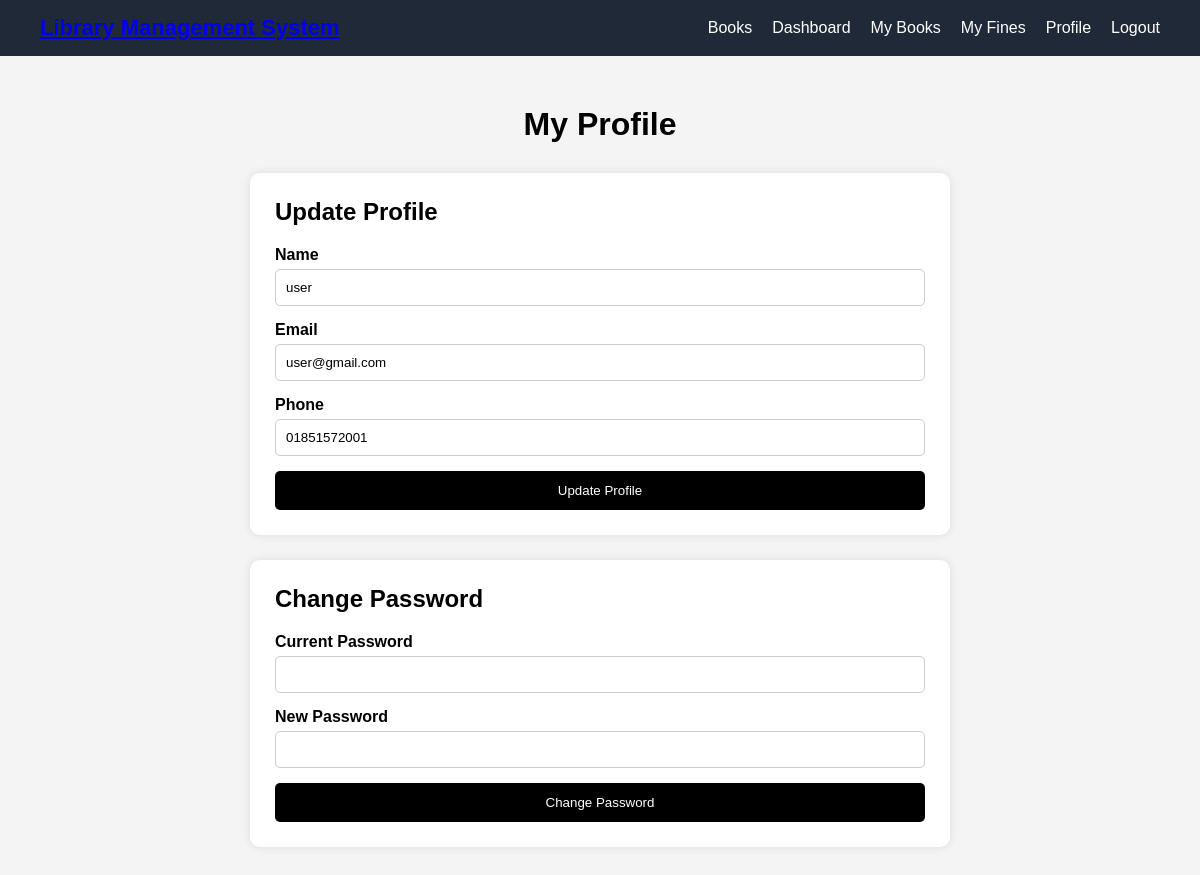
The page /Project/profile (signed in) on the database its author committed.
### tables this page shows
CREATE TABLE `members` (
  `id` int(11) NOT NULL,
  `name` varchar(100) NOT NULL,
  `email` varchar(100) NOT NULL,
  `password_hash` varchar(255) NOT NULL,
  `phone` varchar(20) NOT NULL,
  `role` enum('member','librarian','admin') DEFAULT 'member',
  `created_at` timestamp NOT NULL DEFAULT current_timestamp()
);

### Project/controllers/ProfileController.php (called while the page is built, shortened)
<?php
require_once __DIR__ .
'/../models/Member.php';
class ProfileController
{
   public function profile()
{
    $memberModel = new Member();
    $member =
        $memberModel->findById(
            $_SESSION['member_id']
        );
    require_once __DIR__ .
    '/../views/profile/profile.php';
}
}

### Project/index.php (called while the page is built, shortened)
<?php
$router = new Router();
$router->dispatch();

### Project/config/database.php (called while the page is built)
<?php
class Database
{
    private $host = "localhost";
    private $dbname = "library_management_system";
    private $username = "root";
    private $password = "";
    public function connect()
    {
        try {
            $conn = new PDO(
                "mysql:host={$this->host};dbname={$this->dbname}",
                $this->username,
                $this->password
            );
            $conn->setAttribute(PDO::ATTR_ERRMODE, PDO::ERRMODE_EXCEPTION);
            return $conn;
        } catch(PDOException $e) {
            die("Database Connection Failed : " . $e->getMessage());
        }
    }
}

### Project/models/Member.php (called while the page is built, shortened)
<?php
require_once __DIR__ . '/../config/database.php';
class Member
{
    private $conn;
    public function __construct()
    {
        $database = new Database();
        $this->conn = $database->connect();
    }
public function findById($id)
{
    $sql = "SELECT * FROM members
            WHERE id = :id";
    $stmt = $this->conn->prepare($sql);
    $stmt->execute([
        ':id' => $id
    ]);
    return $stmt->fetch(PDO::FETCH_ASSOC);
}
}

### Project/views/profile/profile.php (the view, shortened to what this page needs)
<?php require_once __DIR__ .
'/../layouts/header.php'; ?>
<link rel="stylesheet"
      href="/Library-Management-System/Project/public/css/profile.css">
<?php require_once __DIR__ .
'/../layouts/navbar.php'; ?>
<div class="container">
    <h1>My Profile</h1>
    <div class="card">
        <h2>Update Profile</h2>
        <form method="POST" id="profileForm">
            <div class="form-group">
                <label>Name</label>
                <input
                    type="text"
                    name="name"
                    id="name"
                    value="<?= $member['name'] ?>"
                >
            </div>
            <div class="form-group">
                <label>Email</label>
                <input
                    type="email"
                    name="email"
                    id="email"
                    value="<?= $member['email'] ?>"
                >
            </div>
            <div class="form-group">
                <label>Phone</label>
                <input
                    type="text"
                    name="phone"
                    id="phone"
                    value="<?= $member['phone'] ?>"
                >
            </div>
            <button type="submit">
                Update Profile
            </button>
        </form>
    </div>
    <div class="card">
        <h2>Change Password</h2>
        <form method="POST" id="passwordForm">
            <div class="form-group">
                <label>Current Password</label>
                <input
                    type="password"
                    name="current_password"
                    id="current_password"
                >
            </div>
            <div class="form-group">
                <label>New Password</label>
                <input
                    type="password"
                    name="new_password"
                    id="new_password"
                >
            </div>
            <button type="submit">
                Change Password
            </button>
        </form>
    </div>
</div>
<?php require_once __DIR__ .
'/../layouts/footer.php'; ?>

### Project/public/css/layout.css (style rules this page uses)
* { margin: 0; padding: 0; box-sizing: border-box; }
body { font-family: Arial, sans-serif; background: #f4f4f4; }

### Project/public/css/profile.css (style rules this page uses)
body { margin: 0; padding: 0; font-family: Arial, sans-serif; background: #f4f4f4; }
.container { width: 700px; margin: 50px auto; }
.card { background: white; padding: 25px; margin-bottom: 25px; border-radius: 10px; box-shadow: 0 0 10px rgba(0,0,0,0.1); }
h1 { text-align: center; margin-bottom: 30px; }
h2 { margin-bottom: 20px; }
.form-group { margin-bottom: 15px; }
label { display: block; margin-bottom: 5px; font-weight: bold; }
input { width: 100%; padding: 10px; border: 1px solid #ccc; border-radius: 5px; box-sizing: border-box; }
button { width: 100%; padding: 12px; background: black; color: white; border: none; border-radius: 5px; cursor: pointer; transition: 0.3s; }

### rows shown on the page
members: name "user", email "user@gmail.com", phone "01851572001"
